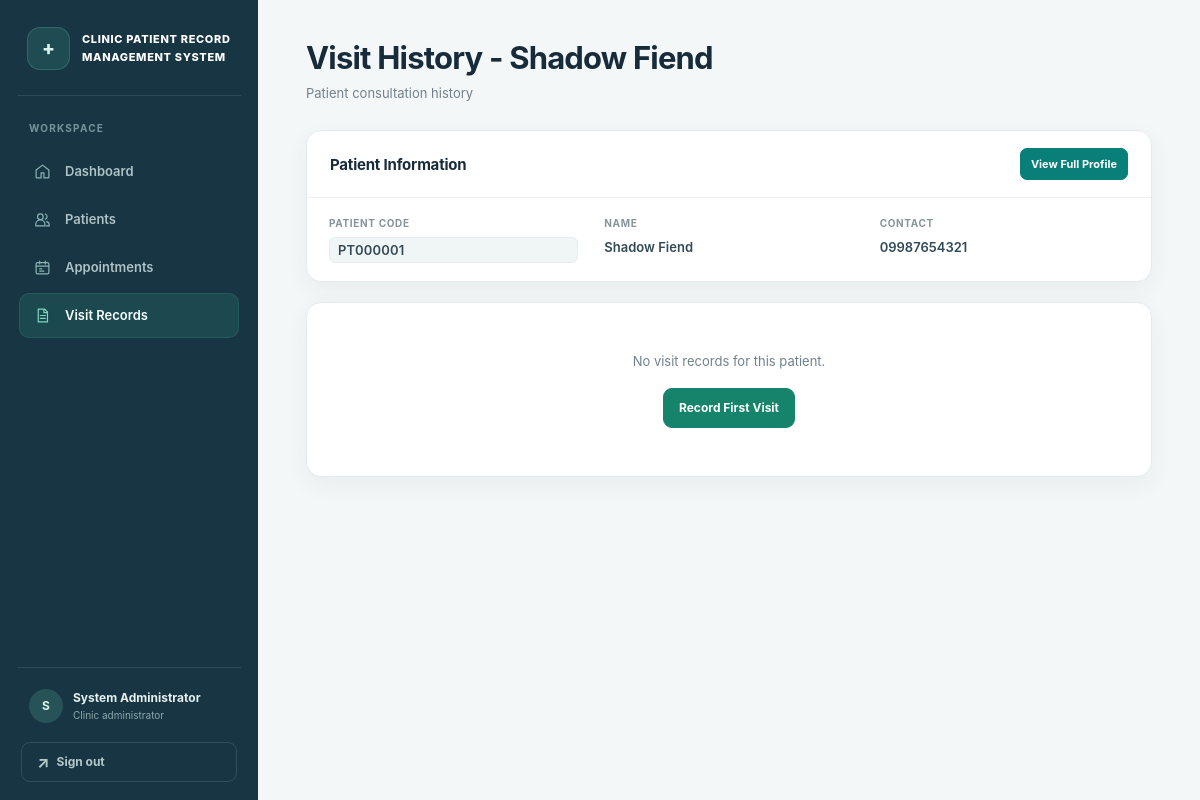
Screenshot of /patients/8/visits (signed in) with the database file from the repository.
### tables this page shows
CREATE TABLE patients (
    patient_id INTEGER PRIMARY KEY AUTOINCREMENT,
    patient_code TEXT UNIQUE NOT NULL,
    name TEXT NOT NULL,
    contact TEXT,
    date_of_birth TEXT,
    address TEXT,
    created_at TEXT NOT NULL DEFAULT CURRENT_TIMESTAMP,
    updated_at TEXT NOT NULL DEFAULT CURRENT_TIMESTAMP
);

### app.py (the view)
@app.route('/patients/<int:patient_id>/visits')
@login_required
def patient_visits(patient_id):
    patient = db.get_patient_by_id(patient_id)
    if not patient:
        flash('Patient not found.', 'error')
        return redirect(url_for('patients'))
    visits_list = db.get_visits_by_patient(patient_id)
    return render_template('visit_history.html', visits=visits_list, patient=patient)

### app.py (called while the page is built)
@app.after_request
def prevent_auth_page_caching(response):
    if request.endpoint in {'login', 'logout'}:
        response.headers['Cache-Control'] = 'no-store, no-cache, must-revalidate, max-age=0'
        response.headers['Pragma'] = 'no-cache'
        response.headers['Expires'] = '0'
    return response

def login_required(f):
    @wraps(f)
    def decorated_function(*args, **kwargs):
        if 'user_id' not in session:
            flash('Please log in to access this page.', 'error')
            return redirect(url_for('login'))
        return f(*args, **kwargs)
    return decorated_function

### database.py (called while the page is built)
def get_db_connection():
    conn = sqlite3.connect(DATABASE_PATH)
    conn.row_factory = sqlite3.Row
    conn.execute('PRAGMA foreign_keys = ON')
    return conn

def get_patient_by_id(patient_id):
    conn = get_db_connection()
    patient = conn.execute('SELECT * FROM patients WHERE patient_id = ?', (patient_id,)).fetchone()
    conn.close()
    return patient

def get_visits_by_patient(patient_id):
    conn = get_db_connection()
    visits = conn.execute(
        '''SELECT * FROM visits
           WHERE patient_id = ?
           ORDER BY visit_date DESC''',
        (patient_id,)
    ).fetchall()
    conn.close()
    return visits

### templates/visit_history.html (shortened to what this page needs)
{% extends "base.html" %}
{% block content %}
<div class="content-header">
    <h1>{% if patient %}Visit History - {{ patient.name }}{% else %}All Visit Records{% endif %}</h1>
    <p>{% if patient %}Patient consultation history{% else %}Complete record of clinic visits{% endif %}</p>
</div>
{% if patient %}
<div class="card">
    <div class="card-header">
        <h2>Patient Information</h2>
        <a href="{{ url_for('patient_details', patient_id=patient.patient_id) }}" class="btn btn-primary btn-small">View Full Profile</a>
    </div>
    <div class="patient-info-grid">
        <div class="info-item">
            <label>Patient Code</label>
            <span class="patient-code">{{ patient.patient_code }}</span>
        </div>
        <div class="info-item">
            <label>Name</label>
            <span>{{ patient.name }}</span>
        </div>
        <div class="info-item">
            <label>Contact</label>
            <span>{{ patient.contact or '—' }}</span>
        </div>
    </div>
</div>
{% endif %}
{% if visits %}
<div class="card">
    {% if not patient %}
    <div class="card-header">
        <h2>Recent Visits</h2>
    </div>
    <div class="table-container">
        <table class="data-table">
            <thead>
                <tr>
                    <th>Date</th>
                    <th>Patient</th>
                    <th>Patient Code</th>
                    <th>Diagnosis</th>
                    <th>Notes</th>
                </tr>
            </thead>
            <tbody>
                {% for visit in visits %}
                <tr>
                    <td>{{ visit.visit_date }}</td>
                    <td><a href="{{ url_for('patient_details', patient_id=visit.patient_id) }}">{{ visit.name }}</a></td>
                    <td><span class="patient-code">{{ visit.patient_code }}</span></td>
                    <td>{{ visit.diagnosis or '—' }}</td>
                    <td>{{ visit.notes[:100] }}{% if visit.notes|length > 100 %}...{% endif %}</td>
                </tr>
                {% endfor %}
            </tbody>
        </table>
    </div>
    {% else %}
    <div class="card-header">
        <h2>Visit History</h2>
    </div>
    <div class="timeline">
        {% for visit in visits %}
        <div class="timeline-item">
            <div class="timeline-date">{{ visit.visit_date }}</div>
            <div class="timeline-content">
                {% if visit.diagnosis %}
                <h4>{{ visit.diagnosis }}</h4>
                {% endif %}
                <p>{{ visit.notes }}</p>
            </div>
        </div>
        {% endfor %}
    </div>
    {% endif %}
</div>
{% else %}
<div class="card">
    <div class="empty-state">
        <p>{% if patient %}No visit records for this patient.{% else %}No visit records found.{% endif %}</p>
        <a href="{{ url_for('record_visit') }}" class="btn btn-success">Record First Visit</a>
    </div>
</div>
{% endif %}
{% endblock %}

### static/css/style.css (style rules this page uses)
:root { color-scheme: light; --ink: #172b3a; --muted: #71818c; --line: #e4ebed; --canvas: #f4f7f7; --surface: #fff; --teal: #087f78; --teal-dark: #06645f; --teal-soft: #e5f4f1; --navy: #173542; --green: #16836b; --red: #bd4853; --amber: #a96b13; --shadow: 0 8px 24px rgba(25, 54, 65, .055); --radius: 15px; --sidebar-width: 258px; --font: Inter, ui-sans-serif, system-ui, -apple-system, BlinkMacSystemFont, 'Segoe UI', sans-serif; }
*, *::before, *::after { box-sizing: border-box; }
html { min-width: 320px; scroll-behavior: smooth; }
body { margin: 0; color: var(--ink); background: var(--canvas); font: 14px/1.55 var(--font); -webkit-font-smoothing: antialiased; }
h1, h2, h3, h4, p { margin-top: 0; }
h1, h2, h3, h4 { color: var(--ink); font-family: var(--font); line-height: 1.3; }
a { color: var(--teal); text-decoration: none; transition: color .18s ease, background .18s ease, border-color .18s ease, box-shadow .18s ease, transform .18s ease; }
button, a, input, select, textarea { -webkit-tap-highlight-color: transparent; }
.content-header { margin: 0 0 27px; }
.content-header h1 { margin: 0 0 5px; font-size: clamp(25px, 3vw, 31px); font-weight: 750; letter-spacing: -.8px; }
.content-header p { margin: 0; color: var(--muted); font-size: 13px; }
.card, .patient-header, .stat-card { background: var(--surface); border: 1px solid var(--line); border-radius: var(--radius); box-shadow: var(--shadow); }
.card { overflow: hidden; margin-bottom: 20px; }
.card-header { display: flex; align-items: center; justify-content: space-between; gap: 16px; min-height: 66px; padding: 17px 23px; border-bottom: 1px solid #edf1f2; }
.card-header h2 { margin: 0; font-size: 15px; font-weight: 700; letter-spacing: -.2px; }
.btn { display: inline-flex; min-height: 40px; align-items: center; justify-content: center; gap: 7px; padding: 9px 15px; color: #fff; background: var(--teal); border: 1px solid var(--teal); border-radius: 9px; cursor: pointer; font-size: 12px; font-weight: 700; line-height: 1.2; white-space: nowrap; transition: color .18s ease, background .18s ease, border-color .18s ease, box-shadow .22s ease, transform .2s cubic-bezier(.2, .75, .25, 1); }
.btn-success { background: var(--green); border-color: var(--green); }
.btn-small { min-height: 32px; padding: 6px 10px; border-radius: 7px; font-size: 11px; }
.patient-code { display: inline-flex; padding: 4px 8px; color: #4e6872; background: #f0f5f5; border: 1px solid #e5eded; border-radius: 6px; font: 600 10px/1.25 var(--font); letter-spacing: .2px; }
.empty-state { padding: 48px 24px; color: var(--muted); text-align: center; }
.empty-state p { margin: 0 0 17px; font-size: 13px; }
.patient-info-grid { display: grid; grid-template-columns: repeat(auto-fit, minmax(160px, 1fr)); gap: 19px 26px; padding: 18px 22px; }
.info-item label { display: block; margin-bottom: 5px; color: #85949a; font-size: 10px; font-weight: 700; letter-spacing: .65px; text-transform: uppercase; }
.info-item span { display: block; color: #314a56; font-size: 13px; font-weight: 600; overflow-wrap: anywhere; }
.content-inner > * { animation: rise-in .5s cubic-bezier(.2, .75, .25, 1) both; }
.content-inner > *:nth-child(2) { animation-delay: .06s; }
.content-inner > *:nth-child(3) { animation-delay: .12s; }
.card, .patient-header, .stat-card { transition: transform .24s cubic-bezier(.2, .75, .25, 1), box-shadow .24s ease, border-color .24s ease; }

### rows the page displays
patients: name "Shadow Fiend", patient_code "PT000001", contact "09987654321"

### other values shown
{{ session.get('full_name', 'U')[:1] }} "S"
{{ session.get('full_name') }} "System Administrator"
